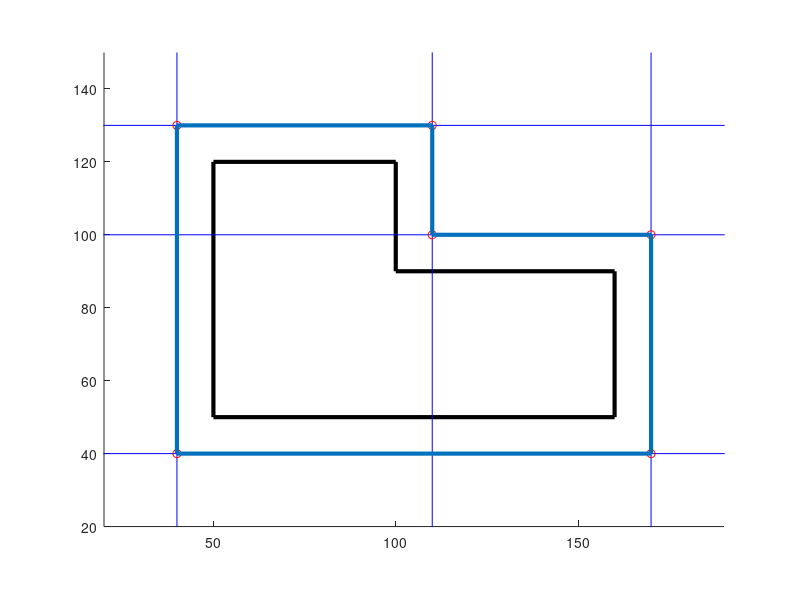

Reproduce this figure in MATLAB. (Note: this script raises an error after producing the figure.)
function varargout = makeDemo(varargin)
%MAKEDEMO  One-line description here, please.
%   output = makeDemo(input)
%
%   Example
%   makeDemo
%
%   See also
%
%
% ------
% Author: David Legland
% e-mail: david.legland@grignon.inra.fr
% Created: 2009-06-17,    using Matlab 7.7.0.471 (R2008b)
% Copyright 2009 INRA - Cepia Software Platform.


%% Initialisations

% polygone de base, double le dernier sommet
poly = [50 50;160 50;160 90;100 90;100 120;50 120;50 50];

dist = 10;

% number of vertices of the polygon
N = size(poly, 1)-1;


%% Calcul des droites

% droites paralleles
lines = zeros(N, 4);
for i=1:N
    side = createLine(poly(i,:), poly(i+1,:));
    lines(i, 1:4) = parallelLine(side, dist);
end

figure(1); clf; hold on;
axis ([0 200 0 150]); axis equal;
drawPolygon(poly, 'linewidth', 3, 'color', 'k')
drawLine(lines);


%% Intersections

% double la derniere droite pour calculer la derniere intersection
lines = [lines;lines(1,:)];

% compute intersection points of consecutive lines
poly2 = zeros(N, 2);
for i=1:N
    poly2(i,1:2) = intersectLines(lines(i,:), lines(i+1,:));
end

% dessine les intersections
drawPoint(poly2, 'ro');


%% Polygone final

drawPolygon(poly2, 'lineWidth', 3);


%% Sauvegarde

axis([20 190 20 150]);
fillfigure(gca);
save(gcf, 'poly1Expand.eps', '-depsc');
